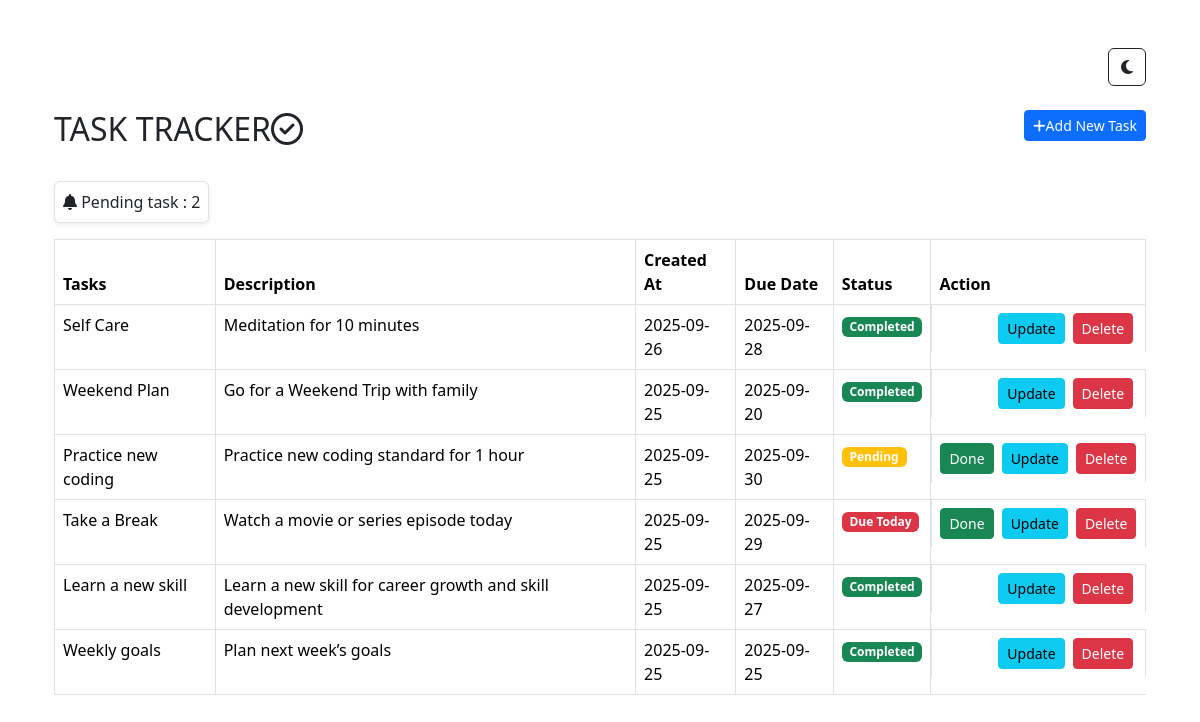
Before: / with the older database file.
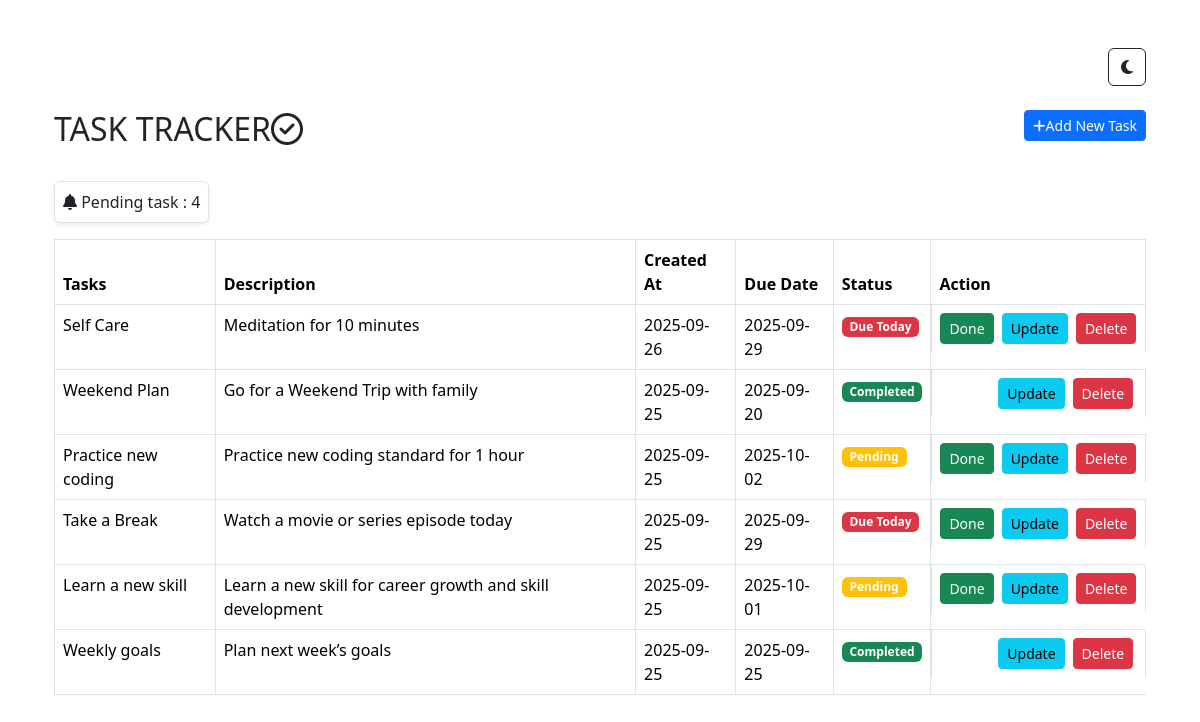
After: the same page with the newer database file.
### todo_app/models.py (models this page shows, shortened)
class Todo(models.Model):
    title = models.CharField(max_length=200)
    description = models.TextField()
    created_at = models.DateTimeField(auto_now_add=True)
    complete_task = models.BooleanField(default=False)
    due_date = models.DateField(null=True,blank=True)

### todo_app/views.py (the view)
# urls.py: path('', views.task_list, name='home'),
def task_list(request):
    tasks = Todo.objects.all().order_by("-created_at")
    today = date.today()
    pending_task = Todo.objects.all().filter(complete_task = False).count()
    return render(request,'home.html',{'tasks':tasks, 'today':today,'pending_task':pending_task })

### todo_app/templates/home.html (shortened to what this page needs)
{% extends "master.html" %}
{% block content%}
<body data-bs-theme="light">
    <div class="container mt-5">
        <div class="d-flex justify-content-end align-items-center mb-4">
            <button id="theme-toggle" class="btn btn-outline-secondary"></button>
        </div>
        <div class="d-flex justify-content-between align-items-center mb-4">
            <h2>TASK TRACKER<i class="fa-regular fa-circle-check"></i></h2>
            <a href="{% url 'add_task' %}" class="btn btn-primary btn-sm mb-3"><i class="fa-solid fa-plus"></i>Add New Task</a>
        </div>
        <div class="border rounded p-2 d-inline-block bg-body shadow-sm mb-3">
            <p class="mb-0"><i class="fa-solid fa-bell"></i> Pending task : {{ pending_task }}</p>
        </div>
        <table class="table table-hover  table-bordered mb-0">
            <thead>
                <tr>
                    <th>Tasks</th>
                    <th>Description</th>
                    <th>Created At</th>
                    <th>Due Date</th>
                    <th>Status</th>
                    <th>Action</th>
                </tr>
            </thead>
            <tbody>
                {% for task in tasks %}
                <tr draggable="true" ondragstart="dragit(event)" ondragover="dragover(event)" >
                    <td>{{ task.title }}</td>
                    <td>{{ task.description }}</td>
                    <td>{{ task.created_at|date:"Y-m-d" }}</td>
                    <td>{{ task.due_date|date:"Y-m-d" }}</td>
                    <td>
                        {% if task.complete_task %}
                            <span class="badge bg-success">Completed</span>
                        {% else %}
                            {% if task.due_date == today %}
                                <span class="badge bg-danger">Due Today</span>
                            {% elif task.due_date and task.due_date < today %}
                                <span class="badge bg-secondary">Overdue</span>
                            {% else %}
                                <span class="badge bg-warning">Pending</span>
                            {% endif %}
                        {% endif %}
                    </td>
                    <td class="d-flex gap-2">
                        {% if not task.complete_task %}
                        <span><a href="{% url 'complete_task' task.id %}" class="btn btn-success btn-sm">Done</a></span>
                        {% else %}
                        <span>&nbsp;&nbsp;&nbsp;&nbsp;&nbsp;&nbsp;&nbsp;&nbsp;&nbsp;&nbsp;&nbsp;&nbsp;</span>
                        {% endif %}
                        <span><a href="{% url 'update_task' task.id %}" class="btn btn-info btn-sm">Update</a></span>
                        <span><a href="{% url 'delete_task' task.id %}" class="btn btn-danger btn-sm">Delete</a></span>
                    </td>
                </tr>
                {% endfor %}
            </tbody>
        </table>
    </div>
</body>
{% endblock%}

### todo_app/templates/master.html (shortened to what this page needs)
<!DOCTYPE html>
<html lang="en">
<head>
    <link rel="stylesheet" href="https://cdnjs.cloudflare.com/ajax/libs/font-awesome/6.4.2/css/all.min.css">
    <link href="https://cdn.jsdelivr.net/npm/bootstrap@5.3.2/dist/css/bootstrap.min.css" rel="stylesheet">
</head>
<body data-bs-theme="light">
    <div class="container mt-5">
        {% block content %}{% endblock %}
    </div>
</body>
</html>

Changed rows visible on the page:
changed Todo "Self Care": due_date "2025-09-28" → "2025-09-29"; complete_task "Completed" → "Due Today Done"
changed Todo "Practice new coding": due_date "2025-09-30" → "2025-10-02"
changed Todo "Learn a new skill": due_date "2025-09-27" → "2025-10-01"; complete_task "Completed" → "Pending Done"
Other visible differences:
{{ pending_task }}: "2" → "4"
